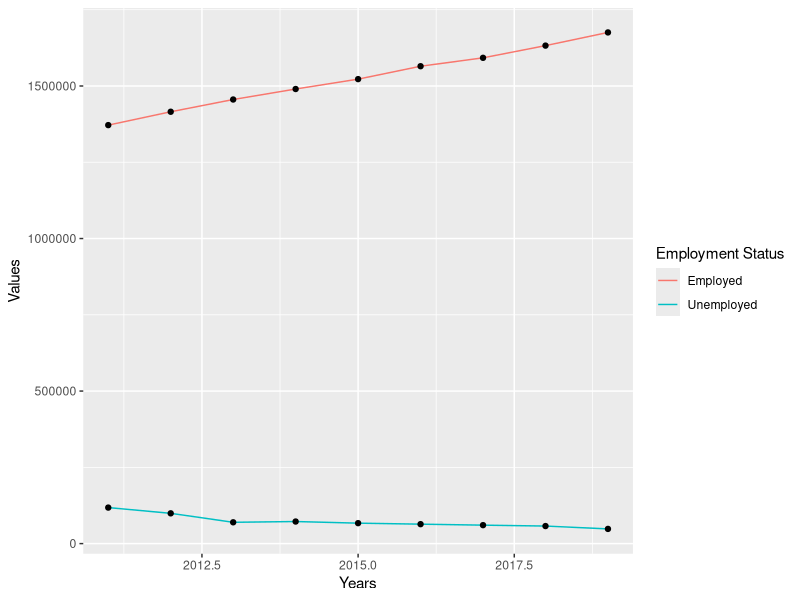

Here is the R script that generated this plot:
# Brittney Oeur

library(dplyr)
library(stringr)
library(ggplot2)

# Calls the unified dataset
df <- read.csv("unifiedData.csv")

# Creates a new data frame
df_combined <- data.frame(
  Year = c(df$Year),
  combined_employment = c(df$Employment, df$Unemployment),
  Topic = c(df$Topic.Desc),
  Measure = c(df$Measure.Desc),
  LaborForce = c(df$Labor.Force),
  EmployRate = c(df$Employment.Rate),
  UnemployRate = c(df$Unemployment.Rate)
)

# Checks to see if the values are equal to those who are employed
df_combined$EmploymentStatus <- df_combined$combined_employment == df$Employment

# If they are employed, set them as 'Employed,' else, 'Unemployed'
df_combined$EmploymentStatus <- ifelse(df_combined$EmploymentStatus, "Employed", "Unemployed")

# Switches columns so that it shows the employment status first then the number of those who are employed or unemployed
df_combined <- df_combined[, c("Year", "EmploymentStatus", "Topic", "Measure", "LaborForce", "combined_employment", "EmployRate", "UnemployRate")]

# Group_by the selected columns:
selected_employed <- group_by(df_combined, Year, EmploymentStatus)

# Will change this dataframe later
# Gets the average of number of people who are employed and unemployed
mean_value <- summarize(selected_employed, avg_employment = mean(combined_employment))

# Will edit more of this later
# Graph for 'change over time'
change_over_time_emp <- ggplot(data = mean_value, aes(x = Year, y = avg_employment)) +
  geom_line(aes(col = EmploymentStatus)) +
  geom_point() +
  labs(y = "Values", x = "Years", color = "Employment Status")

#write.csv(mean_value, "change_over_time.csv", row.names = FALSE)

plot(change_over_time_emp)

test <- read.csv("change_over_time.csv")
